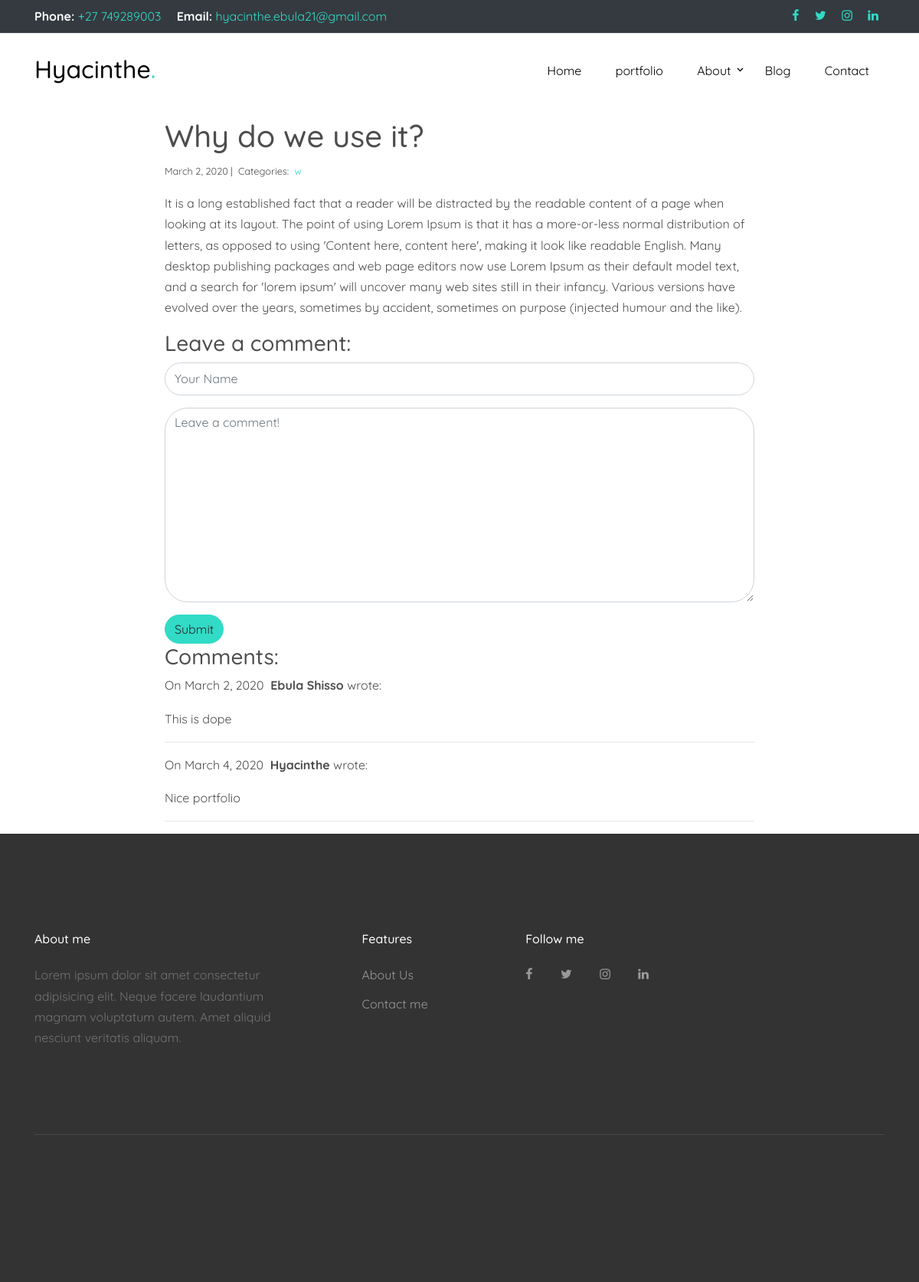
The app's page /blog/2/ with its own data.
### blog/models.py (models this page shows)
class Post(models.Model):
    title = models.CharField(max_length=255)
    body = models.TextField()
    created_on = models.DateTimeField(auto_now_add=True)
    last_modified = models.DateTimeField(auto_now=True)
    categories = models.ManyToManyField('Category', related_name='posts')

class Category(models.Model):
    name = models.CharField(max_length=20)

class Comment(models.Model):
    author = models.CharField(max_length=60)
    body = models.TextField()
    created_on = models.DateTimeField(auto_now_add=True)
    post = models.ForeignKey('Post', on_delete=models.CASCADE)

### blog/views.py (the view, shortened to what this page needs)
# urls.py: path("<int:pk>/", views.blog_detail, name="blog_detail"),
def blog_detail(request, pk):
    post = Post.objects.get(pk=pk)
    form = CommentForm()
    comments = Comment.objects.filter(post=post)
    context = {
        "post": post,
        "comments": comments,
        "form": form,
    }
    return render(request, "blog_detail.html", context)

### blog/forms.py
class CommentForm(forms.Form):
    author = forms.CharField(
        max_length=60,
        widget=forms.TextInput(attrs={
            "class": "form-control",
            "placeholder": "Your Name"
        })
    )
    body = forms.CharField(
        widget=forms.Textarea(attrs={
            "class": "form-control",
            "placeholder": "Leave a comment!"
        })
    )

### blog/templates/blog_detail.html (shortened to what this page needs)
{% extends "base.html" %}
{% block page_content %}
<div class="col-md-8 offset-md-2">
    <h1>{{ post.title }}</h1>
    <small>
        {{ post.created_on.date }} |&nbsp;
        Categories:&nbsp;
        {% for category in post.categories.all %}
        <a href="{% url 'blog_category' category.name %}">
            {{ category.name }}
        </a>&nbsp;
        {% endfor %}
    </small>
    <p>{{ post.body | linebreaks }}</p>
    <h3>Leave a comment:</h3>
    <form action="/blog/{{ post.pk }}/" method="post">
        <div class="form-group">
            {{ form.author }}
        </div>
        <div class="form-group">
            {{ form.body }}
        </div>
        <button type="submit" class="btn btn-primary">Submit</button>
    </form>
    <h3>Comments:</h3>
    {% for comment in comments %}
    <p>
        On {{comment.created_on.date }}&nbsp;
        <b>{{ comment.author }}</b> wrote:
    </p>
    <p>{{ comment.body }}</p>
    <hr>
    {% endfor %}
</div>
{% endblock %}

### personal_portfolio/templates/base.html (shortened to what this page needs)
<!DOCTYPE html>
<html lang="en">
  {% load static %}
  <head>
    <link rel="stylesheet" href="{% static 'bootstrap/fonts/icomoon/style.css' %}">
    <link rel="stylesheet" href="{% static 'bootstrap/css/bootstrap.min.css' %}">
    <link rel="stylesheet" href="{% static 'bootstrap/css/jquery-ui.css' %}">
    <link rel="stylesheet" href="{% static 'bootstrap/css/owl.carousel.min.css'%}">
    <link rel="stylesheet" href="{% static 'bootstrap/css/owl.theme.default.min.css' %}">
    <link rel="stylesheet" href="{% static 'bootstrap/css/owl.theme.default.min.css' %}">
    <link rel="stylesheet" href="{% static 'bootstrap/css/jquery.fancybox.min.css' %}">
    <link rel="stylesheet" href="{% static 'bootstrap/css/bootstrap-datepicker.css' %}">
    <link rel="stylesheet" href="{% static 'bootstrap/fonts/flaticon/font/flaticon.css' %}">
    <link rel="stylesheet" href="{% static 'bootstrap/css/aos.css' %}">
    <link rel="stylesheet" href="{% static 'bootstrap/css/style.css' %}">
  </head>
  <body data-spy="scroll" data-target=".site-navbar-target" data-offset="300">
  <div class="site-wrap">
    <div class="border-bottom top-bar py-2 bg-dark" id="home-section">
      <div class="container">
        <div class="row">
          <div class="col-md-6">
            <p class="mb-0">
              <span class="mr-3"><strong class="text-white">Phone:</strong> <a href="tel://#">+27 749289003</a></span>
              <span><strong class="text-white">Email:</strong> <a href="#">hyacinthe.ebula21@gmail.com</a></span>
            </p>
          </div>
          <div class="col-md-6">
            <ul class="social-media">
              <li><a href="#" class="p-2"><span class="icon-facebook"></span></a></li>
              <li><a href="#" class="p-2"><span class="icon-twitter"></span></a></li>
              <li><a href="#" class="p-2"><span class="icon-instagram"></span></a></li>
              <li><a href="#" class="p-2"><span class="icon-linkedin"></span></a></li>
            </ul>
          </div>
        </div>
      </div>
    </div>
    <header class="site-navbar py-4 bg-white js-sticky-header site-navbar-target" role="banner">
      <div class="container">
        <div class="row align-items-center">
          <div class="col-11 col-xl-2">
            <h1 class="mb-0 site-logo"><a href="{% url 'home_index' %}" class="text-black h2 mb-0">Hyacinthe<span class="text-primary">.</span> </a></h1>
          </div>
          <div class="col-12 col-md-10 d-none d-xl-block">
            <nav class="site-navigation position-relative text-right" role="navigation">
              <ul class="site-menu main-menu js-clone-nav mr-auto d-none d-lg-block">
                <li><a href="{% url 'home_index' %}" class="nav-link">Home</a></li>
                <li><a href="{% url 'project_index' %}" class="nav-link">portfolio</a></li>
               <li class="has-children">
                  <a href="#about-section" class="nav-link">About</a>
                </li>
                <li><a href="{% url 'blog_index' %}" class="nav-link">Blog</a></li>
                <li><a href="{% url 'emailView' %}" class="nav-link">Contact</a></li>
              </ul>
            </nav>
          </div>
        </div>
      </div>
    </header>
    <br><br><br><br>
    {% block page_content %}{% endblock %}
  <footer class="site-footer">
      <div class="container">
        <div class="row">
          <div class="col-md-9">
            <div class="row">
              <div class="col-md-5">
                <h2 class="footer-heading mb-4">About me</h2>
                <p>Lorem ipsum dolor sit amet consectetur adipisicing elit. Neque facere laudantium magnam voluptatum autem. Amet aliquid nesciunt veritatis aliquam.</p>
              </div>
              <div class="col-md-3 ml-auto">
                <h2 class="footer-heading mb-4">Features</h2>
                <ul class="list-unstyled">
                  <li><a href="#">About Us</a></li>
                  <li><a href="#">Contact me</a></li>
                </ul>
              </div>
              <div class="col-md-3">
                <h2 class="footer-heading mb-4">Follow me</h2>
                <a href="#" class="pl-0 pr-3"><span class="icon-facebook"></span></a>
                <a href="#" class="pl-3 pr-3"><span class="icon-twitter"></span></a>
                <a href="#" class="pl-3 pr-3"><span class="icon-instagram"></span></a>
                <a href="#" class="pl-3 pr-3"><span class="icon-linkedin"></span></a>
              </div>
            </div>
          </div>
        </div>
        <div class="row pt-5 mt-5 text-center">
          <div class="col-md-12">
            <div class="border-top pt-5">
            </div>
          </div>
        </div>
      </div>
    </footer>
  </div>
  </body>
</html>

### records on screen
Post: title "Why do we use it?", created_on "March 2, 2020", body "It is a long established fact that a reader will be distracted by the readable content of a page when looking at its layout. The point of using Lorem Ipsum is that it has a more-or-less normal distribution of letters, as opposed to using 'Content here, content here', making it look like readable English. Many desktop publishing packages and web page editors now use Lorem Ipsum as their default model text, and a search for 'lorem ipsum' will uncover many web sites still in their infancy. Various versions have evolved over the years, sometimes by accident, sometimes on purpose (injected humour and the like)."
Category: name "w"
Comment: created_on "March 2, 2020", author "Ebula Shisso", body "This is dope"
Comment: created_on "March 4, 2020", author "Hyacinthe", body "Nice portfolio"
